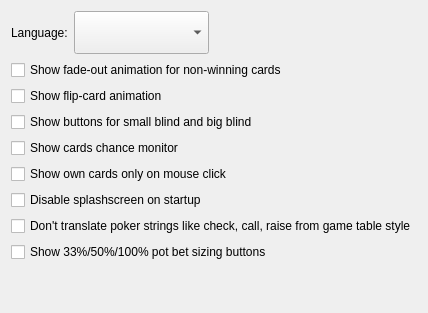
           <widget class="QWidget" name="tab_7">
            <attribute name="title">
             <string>Common</string>
            </attribute>
            <layout class="QGridLayout" name="gridLayout_8">
             <item row="0" column="0">
              <layout class="QHBoxLayout">
               <property name="spacing">
                <number>6</number>
               </property>
               <item>
                <widget class="QLabel" name="label_14">
                 <property name="styleSheet">
                  <string notr="true"/>
                 </property>
                 <property name="text">
                  <string>Language:</string>
                 </property>
                 <property name="buddy">
                  <cstring>comboBox_switchLanguage</cstring>
                 </property>
                </widget>
               </item>
               <item>
                <widget class="QComboBox" name="comboBox_switchLanguage">
                 <property name="styleSheet">
                  <string notr="true">QObject {font: 30px}</string>
                 </property>
                </widget>
               </item>
               <item>
                <spacer>
                 <property name="orientation">
                  <enum>Qt::Horizontal</enum>
                 </property>
                 <property name="sizeHint" stdset="0">
                  <size>
                   <width>0</width>
                   <height>20</height>
                  </size>
                 </property>
                </spacer>
               </item>
              </layout>
             </item>
             <item row="1" column="0">
              <layout class="QGridLayout" name="gridLayout_7">
               <item row="0" column="0" colspan="2">
                <widget class="QCheckBox" name="checkBox_showFadeOutCardsAnimation">
                 <property name="text">
                  <string>Show fade-out animation for non-winning cards</string>
                 </property>
                </widget>
               </item>
               <item row="2" column="0" colspan="2">
                <widget class="QCheckBox" name="checkBox_showBlindButtons">
                 <property name="text">
                  <string>Show buttons for small blind and big blind</string>
                 </property>
                </widget>
               </item>
               <item row="7" column="0" colspan="2">
                <widget class="QCheckBox" name="checkBox_showPotPercentButtons">
                 <property name="text">
                  <string>Show 33%/50%/100% pot bet sizing buttons</string>
                 </property>
                </widget>
               </item>
               <item row="6" column="0" colspan="2">
                <widget class="QCheckBox" name="checkBox_dontTranslatePokerStrings">
                 <property name="text">
                  <string>Don't translate poker strings like check, call, raise from game table style</string>
                 </property>
                </widget>
               </item>
               <item row="3" column="0" colspan="2">
                <widget class="QCheckBox" name="checkBox_cardsChanceMonitor">
                 <property name="text">
                  <string>Show cards chance monitor</string>
                 </property>
                </widget>
               </item>
               <item row="4" column="0" colspan="2">
                <widget class="QCheckBox" name="checkBox_antiPeekMode">
                 <property name="text">
                  <string>Show own cards only on mouse click</string>
                 </property>
                </widget>
               </item>
               <item row="5" column="0" colspan="2">
                <widget class="QCheckBox" name="checkBox_disableSplashscreen">
                 <property name="text">
                  <string>Disable splashscreen on startup</string>
                 </property>
                </widget>
               </item>
               <item row="1" column="0" colspan="2">
                <widget class="QCheckBox" name="checkBox_showFlipCardsAnimation">
                 <property name="text">
                  <string>Show flip-card animation</string>
                 </property>
                </widget>
               </item>
              </layout>
             </item>
             <item row="2" column="0">
              <spacer name="verticalSpacer_2">
               <property name="orientation">
                <enum>Qt::Vertical</enum>
               </property>
               <property name="sizeHint" stdset="0">
                <size>
                 <width>20</width>
                 <height>40</height>
                </size>
               </property>
              </spacer>
             </item>
            </layout>
           </widget>
